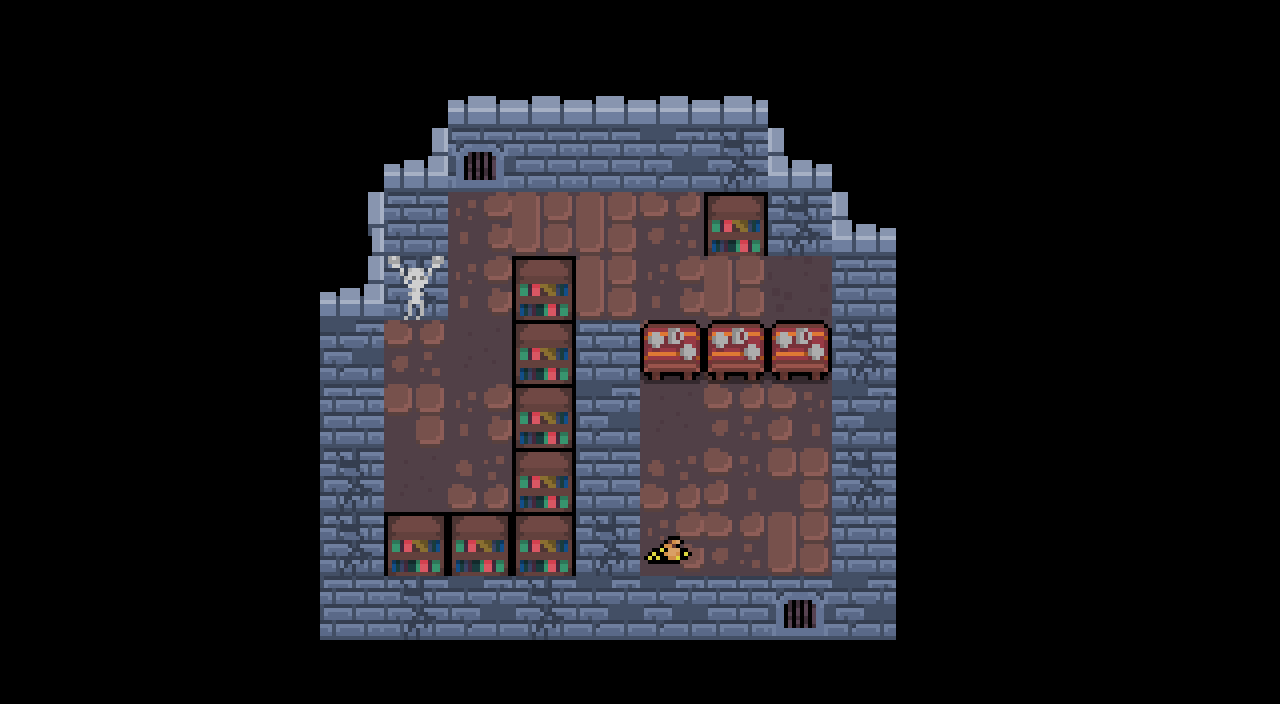

The image is a tile-based game level rendered from a .tmx file. Its description and complete source (layers, tilesets, objects, tile grids) follow:
An orthogonal 20x11 tile map with 64x64 px tiles, 4 tile layers (Слой тайлов 1, Слой тайлов 2, Слой тайлов 3, Слой тайлов 4) and 10 objects (5x trap, 3x enemy, Spike, player).

<map version="1.5" tiledversion="1.7.2" orientation="orthogonal" renderorder="right-down" width="20" height="11" tilewidth="64" tileheight="64" infinite="0" nextlayerid="6" nextobjectid="11">
 <tileset firstgid="1" source="../data/castle_tileset2.tsx" />
 <layer id="1" name="Слой тайлов 1" width="20" height="11">
  <data encoding="csv">
0,0,0,0,0,0,0,0,0,0,0,0,0,0,0,0,0,0,0,0,
0,0,0,0,0,0,0,0,0,0,0,0,0,0,0,0,0,0,0,0,
0,0,0,0,0,0,0,0,0,0,0,0,0,0,0,0,0,0,0,0,
0,0,0,0,0,0,0,31,22,22,23,0,0,0,0,0,0,0,0,0,
0,0,0,0,0,0,0,31,0,22,31,22,24,0,0,0,0,0,0,0,
0,0,0,0,0,0,23,33,0,0,23,32,24,0,0,0,0,0,0,0,
0,0,0,0,0,0,21,31,0,0,33,23,30,0,0,0,0,0,0,0,
0,0,0,0,0,0,33,32,0,0,32,30,21,0,0,0,0,0,0,0,
0,0,0,0,0,0,0,0,0,0,31,23,22,0,0,0,0,0,0,0,
0,0,0,0,0,0,0,0,0,0,0,0,0,0,0,0,0,0,0,0,
0,0,0,0,0,0,0,0,0,0,0,0,0,0,0,0,0,0,0,0
</data>
 </layer>
 <layer id="2" name="Слой тайлов 2" width="20" height="11">
  <data encoding="csv">
0,0,0,0,0,0,0,0,0,0,0,0,0,0,0,0,0,0,0,0,
0,0,0,0,0,0,0,66,66,66,66,66,0,0,0,0,0,0,0,0,
0,0,0,0,0,0,69,52,45,45,53,54,65,0,0,0,0,0,0,0,
0,0,0,0,0,50,44,0,0,0,0,3,54,65,0,0,0,0,0,0,
0,0,0,0,0,69,54,0,3,0,0,0,0,45,0,0,0,0,0,0,
0,0,0,0,0,53,0,0,3,44,0,0,0,54,0,0,0,0,0,0,
0,0,0,0,0,45,0,0,3,53,0,0,0,53,0,0,0,0,0,0,
0,0,0,0,0,54,0,0,3,44,0,0,0,54,0,0,0,0,0,0,
0,0,0,0,0,54,3,3,3,54,1,0,0,45,0,0,0,0,0,0,
0,0,0,0,0,45,54,53,54,53,53,45,52,53,0,0,0,0,0,0,
0,0,0,0,0,0,0,0,0,0,0,0,0,0,0,0,0,0,0,0
</data>
 </layer>
 <layer id="3" name="Слой тайлов 3" width="20" height="11">
  <data encoding="csv">
0,0,0,0,0,0,0,0,0,0,0,0,0,0,0,0,0,0,0,0,
0,0,0,0,0,0,0,0,0,0,0,0,0,0,0,0,0,0,0,0,
0,0,0,0,0,0,0,0,0,0,0,0,0,0,0,0,0,0,0,0,
0,0,0,0,0,0,0,0,0,0,0,0,0,0,0,0,0,0,0,0,
0,0,0,0,0,0,14,0,0,0,0,0,0,0,0,0,0,0,0,0,
0,0,0,0,0,0,0,0,0,0,0,0,0,0,0,0,0,0,0,0,
0,0,0,0,0,0,0,0,0,0,0,0,0,0,0,0,0,0,0,0,
0,0,0,0,0,0,0,0,0,0,0,0,0,0,0,0,0,0,0,0,
0,0,0,0,0,0,0,0,0,0,0,0,0,0,0,0,0,0,0,0,
0,0,0,0,0,0,0,0,0,0,0,0,0,0,0,0,0,0,0,0,
0,0,0,0,0,0,0,0,0,0,0,0,0,0,0,0,0,0,0,0
</data>
 </layer>
 <layer id="4" name="Слой тайлов 4" width="20" height="11">
  <data encoding="csv">
0,0,0,0,0,0,0,0,0,0,0,0,0,0,0,0,0,0,0,0,
0,0,0,0,0,0,0,0,0,0,0,0,0,0,0,0,0,0,0,0,
0,0,0,0,0,0,0,0,0,0,0,0,0,0,0,0,0,0,0,0,
0,0,0,0,0,0,0,0,0,0,0,0,0,0,0,0,0,0,0,0,
0,0,0,0,0,0,0,0,0,0,0,0,0,0,0,0,0,0,0,0,
0,0,0,0,0,0,0,0,0,0,15,15,15,0,0,0,0,0,0,0,
0,0,0,0,0,0,0,0,0,0,0,0,0,0,0,0,0,0,0,0,
0,0,0,0,0,0,0,0,0,0,0,0,0,0,0,0,0,0,0,0,
0,0,0,0,0,0,0,0,0,0,0,0,0,0,0,0,0,0,0,0,
0,0,0,0,0,0,0,0,0,0,0,0,0,0,0,0,0,0,0,0,
0,0,0,0,0,0,0,0,0,0,0,0,0,0,0,0,0,0,0,0
</data>
 </layer>
 <objectgroup id="5" name="Слой объектов 1">
  <object id="1" name="Spike" type="trap" x="450.333" y="324.333" width="60" height="57" />
  <object id="2" name="Slime" type="enemy" x="450.667" y="260" width="61" height="58" />
  <object id="3" name="Spike" type="trap" x="580.833" y="259" width="56.5" height="57" />
  <object id="4" name="Spike" type="trap" x="644.333" y="257.667" width="57" height="60" />
  <object id="5" name="Slime" type="enemy" x="704.667" y="450.333" width="60" height="56" />
  <object id="6" name="Slime" type="enemy" x="774.667" y="515.167" width="59" height="54.5" />
  <object id="7" name="Spike" x="646" y="326.667" width="53" height="52" />
  <object id="8" name="Spike" type="trap" x="705.333" y="327" width="55" height="51" />
  <object id="9" name="Spike" type="trap" x="707.167" y="385.667" width="55" height="58" />
  <object id="10" name="Player" type="player" x="390.333" y="453.167" width="53.5" height="57.5" />
 </objectgroup>
</map>
